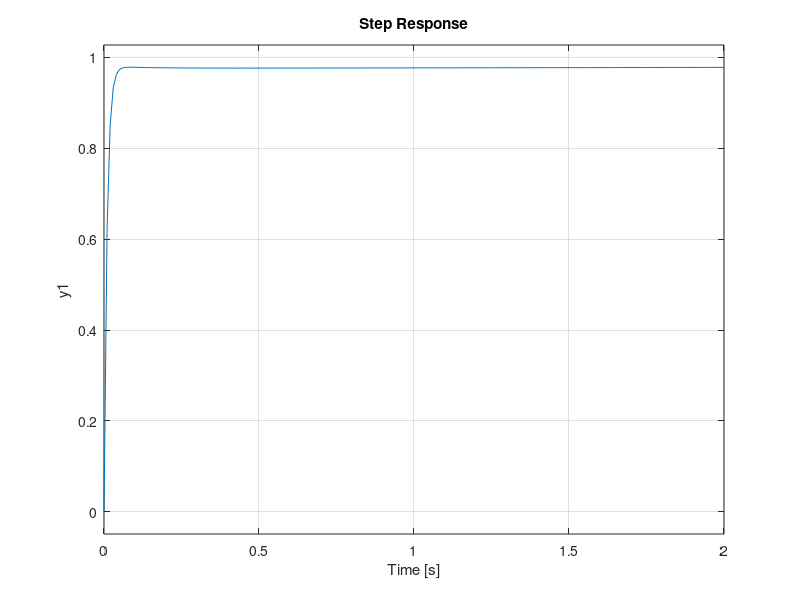

The MATLAB source for this figure: (Note: this script raises an error after producing the figure.)
Kp = 800;
Ki = 40;
Kd = 100;
s = tf('s');
P = 1/(s^2 + 10*s + 20);
step(P)

C = pid(Kp,Ki,Kd)
T = feedback(C*P,1);

t = 0:0.01:2;
step(T,t)
 pidTuner(P,'p')